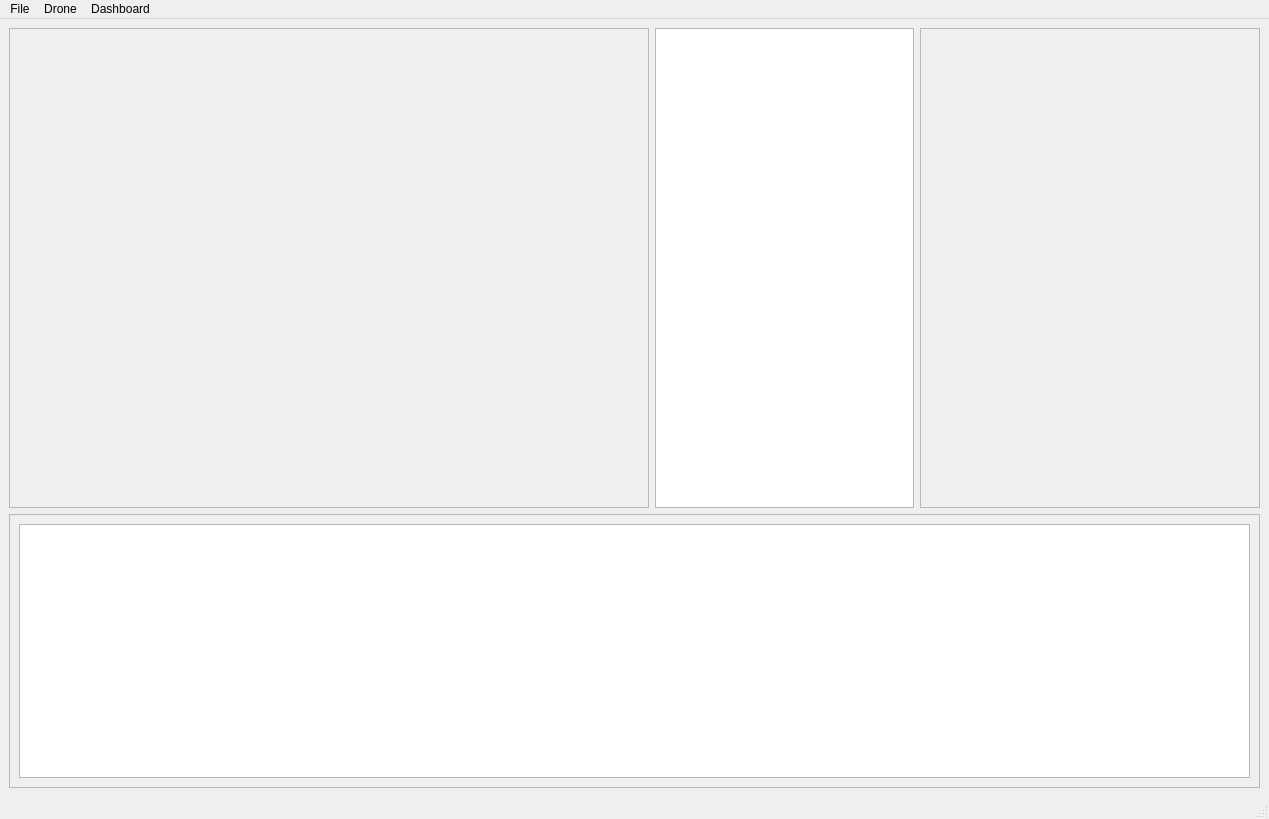
<?xml version="1.0" encoding="UTF-8"?>
<ui version="4.0">
 <class>QDroneDesktop</class>
 <widget class="QMainWindow" name="QDroneDesktop">
  <property name="geometry">
   <rect>
    <x>0</x>
    <y>0</y>
    <width>1269</width>
    <height>819</height>
   </rect>
  </property>
  <property name="windowTitle">
   <string>MainWindow</string>
  </property>
  <widget class="QWidget" name="centralwidget">
   <layout class="QVBoxLayout" name="verticalLayout">
    <item>
     <widget class="QWidget" name="wUpperContainer" native="true">
      <property name="minimumSize">
       <size>
        <width>0</width>
        <height>344</height>
       </size>
      </property>
      <layout class="QHBoxLayout" name="horizontalLayout">
       <property name="margin">
        <number>0</number>
       </property>
       <item>
        <widget class="QFrame" name="wVideoContainer">
         <property name="minimumSize">
          <size>
           <width>640</width>
           <height>480</height>
          </size>
         </property>
         <property name="maximumSize">
          <size>
           <width>640</width>
           <height>480</height>
          </size>
         </property>
         <property name="frameShape">
          <enum>QFrame::StyledPanel</enum>
         </property>
        </widget>
       </item>
       <item>
        <widget class="QTextEdit" name="teCoding"/>
       </item>
       <item>
        <widget class="QFrame" name="wCtrlContainer">
         <property name="minimumSize">
          <size>
           <width>340</width>
           <height>340</height>
          </size>
         </property>
         <property name="frameShape">
          <enum>QFrame::StyledPanel</enum>
         </property>
         <layout class="QVBoxLayout" name="verticalLayout_2"/>
        </widget>
       </item>
      </layout>
     </widget>
    </item>
    <item>
     <widget class="QScrollArea" name="scrollArea">
      <property name="widgetResizable">
       <bool>true</bool>
      </property>
      <widget class="QWidget" name="scrollAreaWidgetContents">
       <property name="geometry">
        <rect>
         <x>0</x>
         <y>0</y>
         <width>1249</width>
         <height>266</height>
        </rect>
       </property>
       <layout class="QGridLayout" name="gridLayout">
        <item row="0" column="0">
         <widget class="QListView" name="listView"/>
        </item>
       </layout>
      </widget>
     </widget>
    </item>
   </layout>
  </widget>
  <widget class="QMenuBar" name="menubar">
   <property name="geometry">
    <rect>
     <x>0</x>
     <y>0</y>
     <width>1269</width>
     <height>25</height>
    </rect>
   </property>
   <widget class="QMenu" name="menuDrone">
    <property name="title">
     <string>Drone</string>
    </property>
    <addaction name="actionConnect"/>
    <addaction name="actionDisonnect"/>
    <addaction name="actionStart_Video"/>
    <addaction name="actionStop_Video"/>
   </widget>
   <widget class="QMenu" name="menuFile">
    <property name="title">
     <string>File</string>
    </property>
    <addaction name="actionNew"/>
    <addaction name="actionLoad"/>
    <addaction name="actionSave"/>
    <addaction name="separator"/>
    <addaction name="actionQuit"/>
   </widget>
   <widget class="QMenu" name="menuDashboard">
    <property name="title">
     <string>Dashboard</string>
    </property>
    <addaction name="actionStart_Updating"/>
    <addaction name="actionStop_Updating"/>
   </widget>
   <addaction name="menuFile"/>
   <addaction name="menuDrone"/>
   <addaction name="menuDashboard"/>
  </widget>
  <widget class="QStatusBar" name="statusbar"/>
  <action name="actionConnect">
   <property name="text">
    <string>&amp;Connect</string>
   </property>
  </action>
  <action name="actionDisonnect">
   <property name="text">
    <string>&amp;Disconnect</string>
   </property>
  </action>
  <action name="actionNew">
   <property name="text">
    <string>New</string>
   </property>
  </action>
  <action name="actionLoad">
   <property name="text">
    <string>Load</string>
   </property>
  </action>
  <action name="actionSave">
   <property name="text">
    <string>Save</string>
   </property>
  </action>
  <action name="actionQuit">
   <property name="text">
    <string>Quit</string>
   </property>
  </action>
  <action name="actionDiscover">
   <property name="text">
    <string>&amp;Discover</string>
   </property>
  </action>
  <action name="actionStart_Updating">
   <property name="text">
    <string>Start Updating</string>
   </property>
  </action>
  <action name="actionStop_Updating">
   <property name="text">
    <string>Stop Updating</string>
   </property>
  </action>
  <action name="actionStart_Video">
   <property name="text">
    <string>Start Video</string>
   </property>
  </action>
  <action name="actionStop_Video">
   <property name="text">
    <string>Stop Video</string>
   </property>
  </action>
 </widget>
 <resources/>
 <connections/>
</ui>
